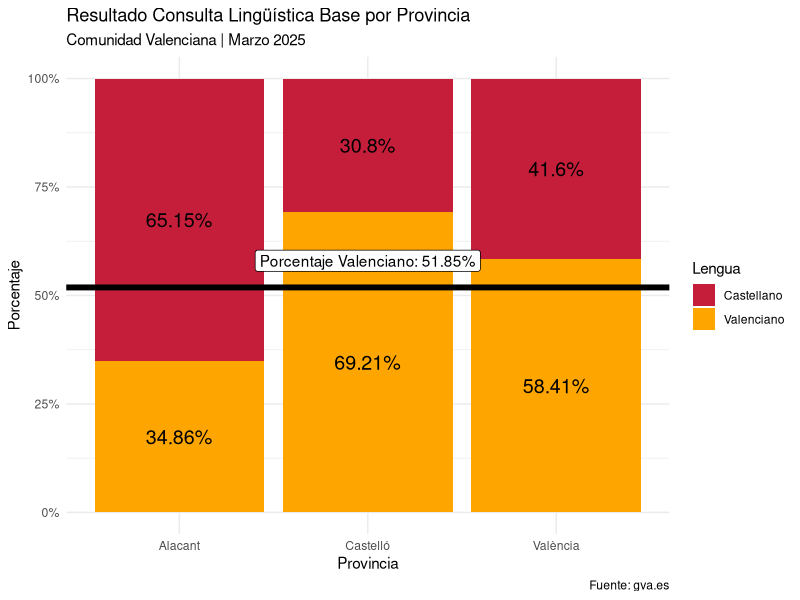

R code for this plot: (Note: this script raises an error after producing the figure.)
## ---- chunk 1
library(tidyverse)

# Reads csv and transforms percentages between 0 and 1
results <- read_csv("Resultados-Consulta_Base.csv", locale = locale(decimal_mark = ","), show_col_types = FALSE) |> 
    mutate(pval = pval/100, pcas = pcas/100)


# In regions where there are two names keeps the Spanish name
results$comarca <- str_trim(str_remove_all(results$comarca, pattern = ".*?/"))

# Define the curso as a factor
results$curso <- factor(results$curso, levels = c("2INF", "3INF", "4INF", "5INF",
                                                  "1PRI", "2PRI", "3PRI", "4PRI", "5PRI", "6PRI",
                                                  "1ESO", "2ESO", "3ESO"), ordered = TRUE)




# Get the data of the different centers of

centros <- read_csv("Centros-Comunidad-Valenciana.csv",col_types = cols(
    Codigo = col_character(),
    Denominacion_Especifica = col_character(),
    Denominacion = col_character(),
    Regimen = col_character(),
    Tipo_Via = col_character(),
    Direccion = col_character(),
    Num = col_character(),
    Codigo_postal = col_character(),  
    Localidad = col_character(),
    Provincia = col_character(),
    Telefono = col_character(),       
    long = col_character(),
    lat = col_number(),
    Titularidad = col_character(),
    CIF = col_character()
  )
) |> 
  rename(
    codigo = Codigo,
    denominacion_especifica = Denominacion_Especifica,
    denominacion = Denominacion,
    regimen = Regimen,
    tipo_via = Tipo_Via,
    direccion = Direccion,
    num = Num,
    codigo_postal = Codigo_postal,
    localidad = Localidad,
    provincia = Provincia,
    telefono = Telefono,
    longitud = long,
    latitud = lat,
    titularidad = Titularidad,
    cif = CIF
  )

# Define una variable en función de si eel centro es público o privaod
centros <- centros |>
    mutate(es_publico = if_else("Púb." == regimen, "Público", "Concertado"))

# Pueblos con más habitantes
pueblos_mas_habitantes <- c("VALÈNCIA", "ALACANT", "ELX", "CASTELLÓ DE LA PLANA", "TORREVIEJA", "TORRENT", "ORIHUELA", "GANDIA", "PATERNA", "BENIDORM","SAGUNT","SANT VICENT DEL RASPEIG","ALCOI","ELDA","VILA-REAL","PAIPORTA","PICANYA","ONTINYENT")
## ---- chunk 2


# Gets the mean of Valencian
media = mean(results$pval) 

results |>
    group_by(provincia) |>
    summarise(val = mean(pval), cas = mean(pcas)) |>
    
    pivot_longer(!provincia, names_to = "lengua", values_to = "porcentaje")  |>
    ggplot(aes(
        x = provincia,
        y = porcentaje,
        fill = lengua,
        label = str_c(ceiling(porcentaje * 10000) / 100, "%")
    )) +
    geom_col() +
    geom_text(size = 5, position = position_stack(vjust = 0.5)) +    # Etiquetas centradas
    scale_y_continuous(labels = scales::percent) +
    scale_fill_manual(
        # Leyenda
        name = "Lengua",
        labels = c("cas" = "Castellano", "val" = "Valenciano"),
        values = c("cas" = "#C41E3A", "val" = "orange")
    ) +
    geom_hline(aes(yintercept = media), size = 2) +
    annotate(
        geom = "label",
        x = "Castelló",
        y = 0.58,
        label = str_c("Porcentaje Valenciano: ", ceiling(media * 10000) /100, "%")
    ) +
    labs(
        title = "Resultado Consulta Lingüística Base por Provincia",
        subtitle = "Comunidad Valenciana | Marzo 2025",
        x = "Provincia",
        y = "Porcentaje",
        caption = "Fuente: gva.es"
    ) +
    theme_minimal()


## ---- chunk 3
modelo_anova <- results |> aov(pval ~ Provincia) # pval = porcentaje valenciano != p-value
summary(modelo_anova)
## ---- chunk 4

results |>
    group_by(provincia, comarca) |>
    summarise(
        val = mean(pval),
        cas = mean(pcas) ) |>
      mutate(comarca = fct_reorder(comarca, val)) |> 
    pivot_longer(
        cols = -c(provincia, comarca),
        names_to = "lengua",
        values_to = "porcentaje"
    ) |>
    
    ggplot(aes(
        x = comarca,
        y = porcentaje,
        fill = lengua,
        label = str_c(ceiling(porcentaje * 100), "%")
    )) +
    geom_col() +
    geom_text(size = 2.5, position = position_stack(vjust = 0.5)) +    # Etiquetas centradas
    scale_y_continuous(labels = scales::percent) +
    scale_fill_manual(
        # Leyenda
        
        name = "Lengua",
        labels = c("cas" = "Castellano", "val" = "Valenciano"),
        values = c("cas" = "#C41E3A", "val" = "orange")
    ) +
    labs(
        title = "Resultado Consulta Lingüística Base por Provincia",
        subtitle = "Comunidad Valednciana | Marzo 2025",
        x = "Comarca",
        y = "Porcentaje",
        caption = "Fuente: gva.es"
    ) +
    facet_wrap( ~ provincia, scales = "free_x", ncol = 1) +
    theme_minimal() +
    theme(
        axis.text.x = element_text(
            angle = 30,
            vjust = 1,
            hjust = 1
        ),
        axis.ticks.x = element_line(color = "black"),
        axis.ticks.length.x = unit(0.1, "cm")
    )
## ---- chunk 5

results  |>
    ggplot(aes(x=provincia, y =pval, color = provincia)) +
    geom_boxplot() +
    geom_violin()+
    # Escalas
    scale_y_continuous(labels = scales::percent) +
    theme_minimal()


## ---- chunk 6
results  |>
    ggplot(aes(x=pval, color = provincia)) +
    geom_density() +
    # Escalas
    scale_x_continuous(labels = scales::percent) +
    theme_minimal()

## ---- chunk 7


results |>
    filter(localidad %in% pueblos_mas_habitantes) |>
      mutate(localidad = fct_rev(factor(localidad, levels = sort(unique(localidad)))))|> 
    ggplot(aes(x=pval, y= localidad, color=provincia)) +
    geom_boxplot() +
    stat_summary(fun = mean, geom = "point", shape = 3, size = 2) +
    theme_minimal()

## ---- chunk 8

results |>
    ggplot(aes(x= pval, y=curso, color = etapa)) +
    geom_boxplot() +
    stat_summary(fun = mean, geom = "point", shape = 3, size = 2) +
    theme_minimal()



## ---- chunk 9

results |>
    group_by(etapa,curso) |>
    summarise(
        val = median(pval),
    )  |>
    ggplot(aes(x= curso, group=1, color=etapa)) +
    geom_line(aes(y=val)) +
    scale_y_continuous(limits = c(0,1)) +
    theme_minimal()


## ---- chunk 10

# Centros y su régimen

centros_regimen <- centros |>
    select(codigo, es_publico)

centros_resultados<- results |>
    select(codigo, pval,pcas) |>
    right_join(centros_regimen, join_by(codigo == codigo)) 

centros_resultados |>
    group_by(es_publico) |>
    summarise(val = mean(pval,na.rm = TRUE), cas = mean(pcas, na.rm=TRUE) ) |>
    pivot_longer(!es_publico, names_to = "lengua", values_to = "porcentaje") |>
    ggplot(aes(
        x = es_publico,
        y = porcentaje,
        fill = lengua,
        label = str_c(ceiling(porcentaje * 10000) / 100, "%")
    )) +
    geom_col() +
    geom_text(size = 5, position = position_stack(vjust = 0.5)) +    # Etiquetas centradas
    scale_y_continuous(labels = scales::percent) +
    scale_fill_manual(
        # Leyenda
        name = "Lengua",
        labels = c("cas" = "Castellano", "val" = "Valenciano"),
        values = c("cas" = "#C41E3A", "val" = "orange")
    ) +
    labs(
        title = "Resultado Consulta Lingüística Base por Régimen de Centro",
        subtitle = "Comunidad Valenciana | Marzo 2025",
        x = "Régimen",
        y = "Porcentaje",
        caption = "Fuente: gva.es"
    ) +
    theme_minimal()


## ---- chunk 11

centros_resultados |> 
    ggplot(aes(x=es_publico, fill=es_publico)) +
    geom_bar()+
       labs(
        title = "Cantidad de cursos según régimen",
        subtitle = "Comunidad Valenciana | Marzo 2025",
        x = "Régimen",
        y = "Cantidad de cursos impartidos",
        caption = "Fuente: gva.es"
    ) +
    theme_minimal()


centros_resultados |>
    ggplot(aes(x="", fill =es_publico))+
    geom_bar(stat = "count", width = 1, color = "white") +
     coord_polar("y", start = 0) +
    geom_text(
        aes(label = paste0(..count.., " (", round(..count.. / sum(..count..) * 100, 1), "%)")),
        stat = "count",
        position = position_stack(vjust = 0.5),
        size = 4,
        color = "black"
    ) +
    labs(
        title = "Cantidad de cursos según régimen",
        subtitle = "Comunidad Valenciana | Marzo 2025",
        fill = "Régimen",
        caption = "Fuente: gva.es"
    ) +theme_void()

    

